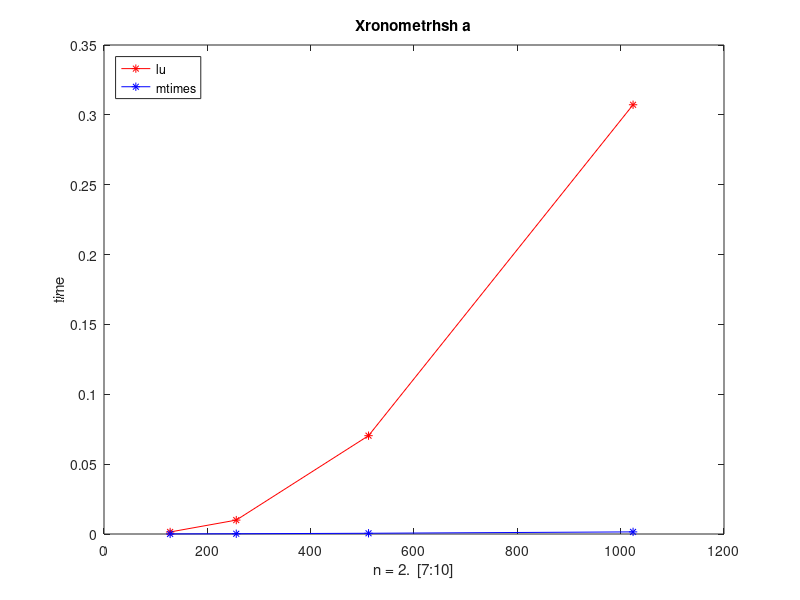

Source code (MATLAB):
n=2.^[7:10];  %diastaseis n
time = zeros(2,4);      %preallocation twn dianusmatwn gia pio grhgorh ektelesh.
for i = [1:4]           %apo 1:4 giati to n pernei 4 times(128,256,512,1024).
    A= randn(n(i),n(i)) %Paragwgh tyxaiou pinaka A nxn.
    b= randn(n(i),1);   %Paragwgh tyxaiou pinaka b nx1.
    
    [L,U] = lu(A);        %prwth ektelesh ths prakshs lu.
    mtimes(A,b);          %prwth ektelesh tis prakshs A*b mesw ths mtimes.
    
    
    tic;                  %Xrhsh ths tic/toc gia thn xronometrhsh ths lu(A).
    [L,U] = lu(A);        %Deuterh eketelesh afou exoun metafer8ei ta dedomena stin mnhmh.
    time(1,i) = toc;
    
    tic;                  %Xrhsh ths tic/toc gia thn xronometrhsh ths mtimes(A,b).
    mtimes(A,b);          %Deuterh eketelesh afou exoun metafer8ei ta dedomena stin mnhmh.
    time(2,i) = toc;
end

figure
plot(n, time(1,:), '-*r', n, time(2,:),'-b*')
legend('lu', 'mtimes','Location', 'Northwest')
title('Xronometrhsh a')
xlabel('n = 2. ^ [7:10]')
ylabel('time')